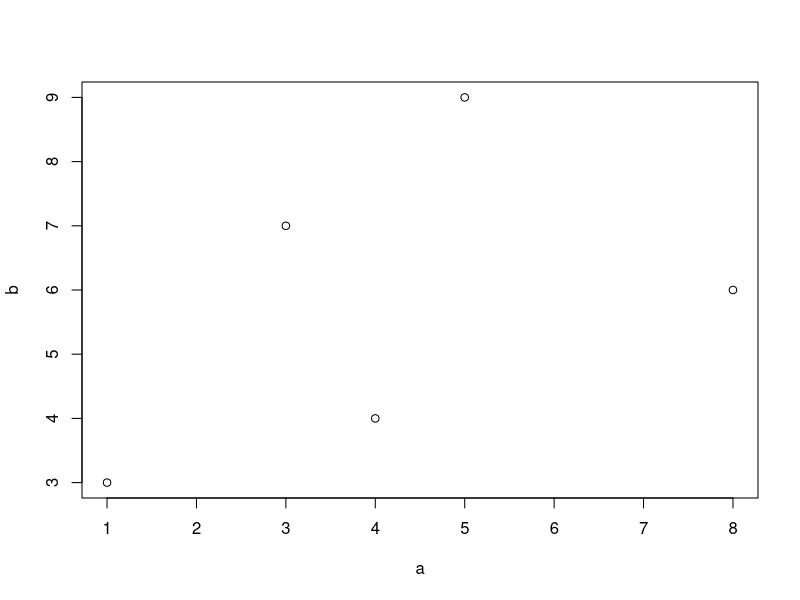
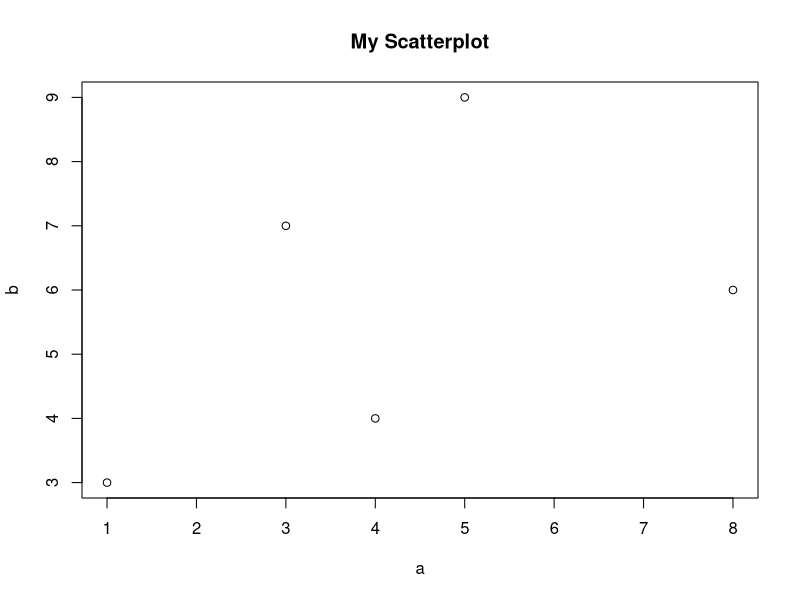
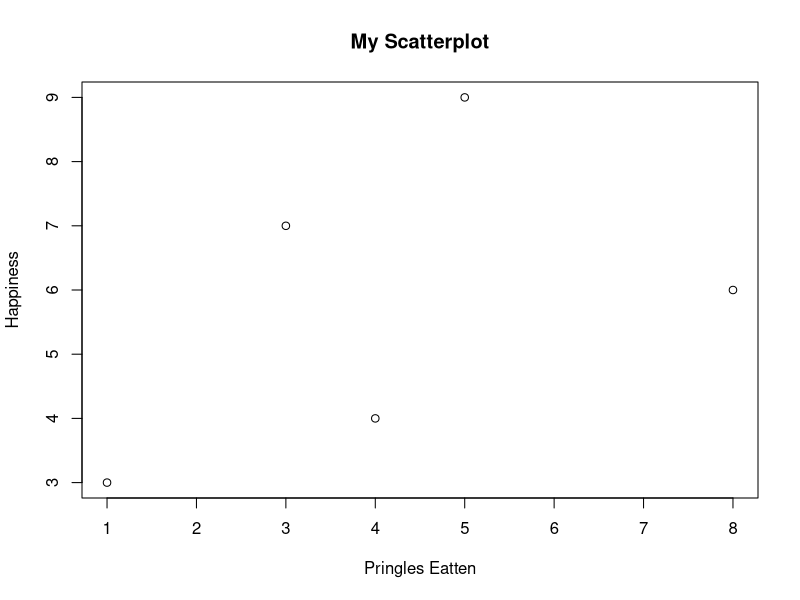
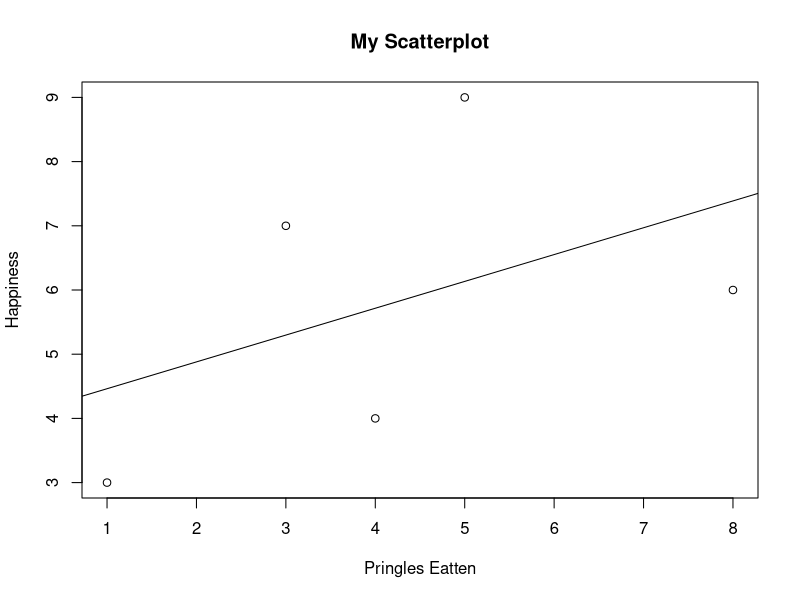

R code for these plots, in order:
## ---- chunk 1
knitr::opts_chunk$set(echo = TRUE)
## ---- chunk 2
a <- c(1,4,3,8,5)
b <- c(3,4,7,6,9)

## ---- chunk 3
plot(a,b)
## ---- chunk 4
plot(a,b, main = "My Scatterplot")
## ---- chunk 5
plot(a,b,main = "My Scatterplot", xlab = "Pringles Eatten", ylab = "Happiness")
## ---- chunk 6
plot(a,b,main = "My Scatterplot", xlab = "Pringles Eatten", ylab = "Happiness")
abline(lm(b~a))
